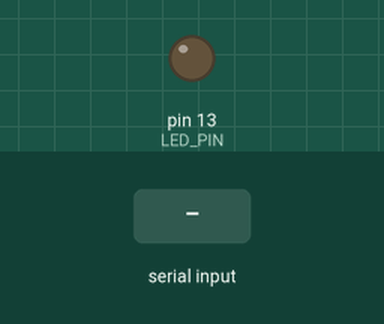
Recording of a sketch running on a simulated Arduino Uno, built with avr-gcc and run on an emulated ATmega328P. On the bench: output pins drawn as LEDs (lit = HIGH). Inputs (shaded band) come from the test bench.

Above: at 1.2 s.
1.3 s: "GESTURE:3\n" received over Serial
At 2.1 s:
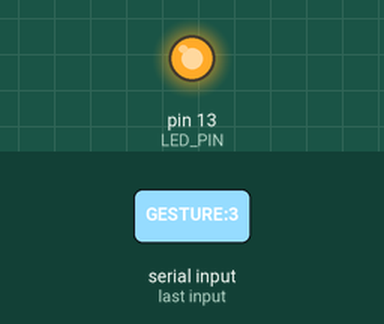
2.8 s: "GESTURE:4\n" received over Serial
At 3.2 s:
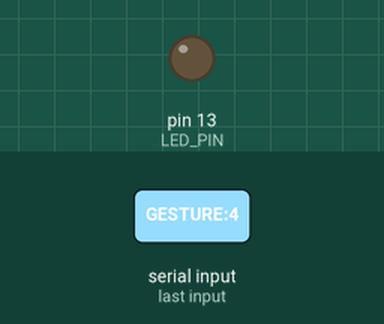
Timing chart, 0 to 5.8 s (numbered marks = the images above; inputs shaded):
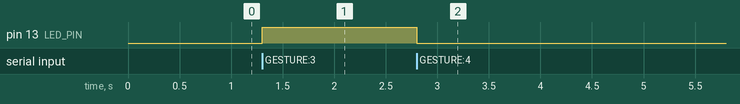

Measured:
- after the input at 1.3 s, pin 13 (LED_PIN): LOW → HIGH at once
- after the input at 2.8 s, pin 13 (LED_PIN): HIGH → LOW at once

The sketch:

day7_2_1.ino
```cpp
// 手势控制LED程序 - 接收串口指令控制LED亮灭
// 配合Python手势识别程序使用

String gesture = "";    // 存储手势数据
const int LED_PIN = 13; // LED引脚（板载LED）
String data = "";       // 临时存储串口数据

void setup() {
  Serial.begin(115200);       // 初始化串口（波特率需与Python端一致）
  pinMode(LED_PIN, OUTPUT);   // 设置LED引脚为输出模式
}

void loop() {
  // 检查是否有串口数据
  if (Serial.available()) {
    data = Serial.readStringUntil('\n');  // 读取一行数据

    // 根据手势指令控制LED
    if (data == "GESTURE:3") {
      digitalWrite(LED_PIN, HIGH);  // 手势"3"：LED亮
    }
    if (data == "GESTURE:4") {
      digitalWrite(LED_PIN, LOW);   // 手势"4"：LED灭
    }
  }
}
```
